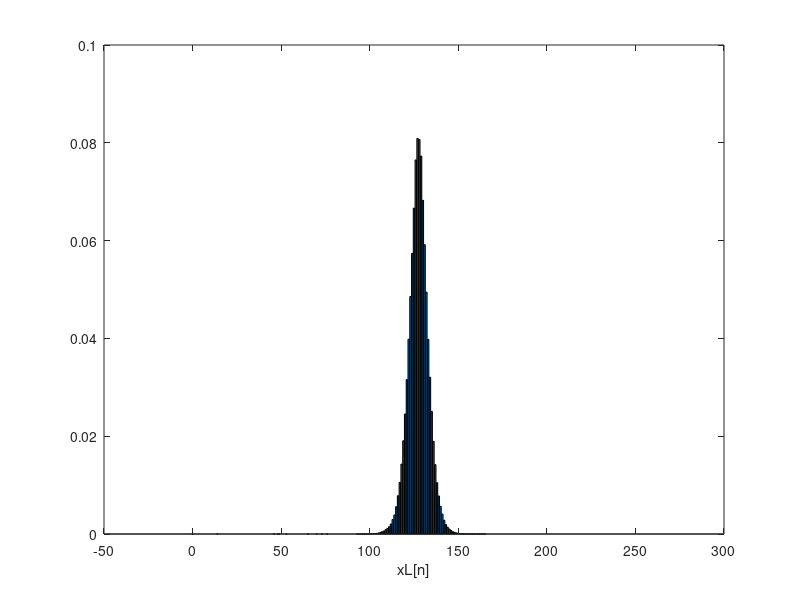
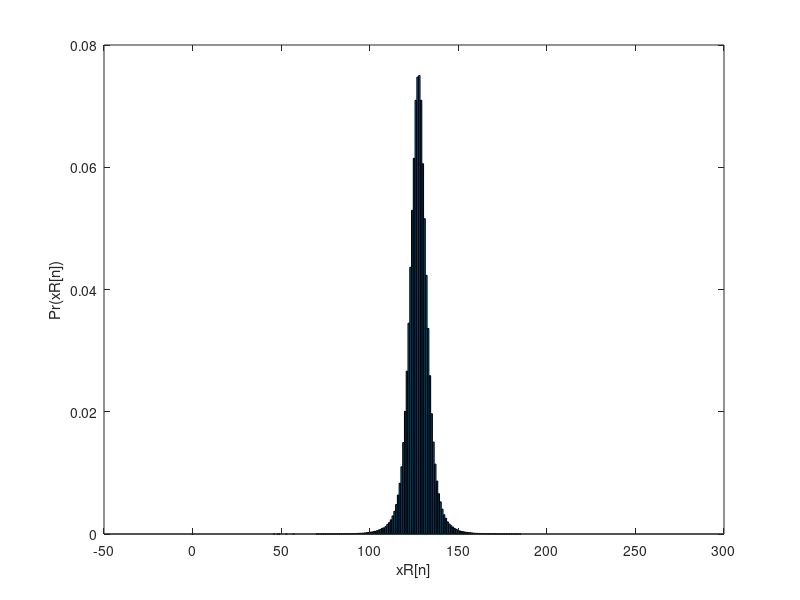

Write MATLAB code to recreate these figures, in order. (Note: this script raises an error after producing the figures.)
A = load("pmf_xL.txt");
B = load("pmf_xR.txt");
C = load("pmf_yL.txt");
D = load("pmf_yR.txt");
x = 0:1:255;
figure('Name','PMF_xL','NumberTitle','off');    %作圖
bar(x,A(:,2));
xlabel("xL[n]");
saveas(gcf,"pmf_xL.tif");
figure('Name','PMF_xR','NumberTitle','off');
bar(x,B(:,2));
xlabel("xR[n]");
ylabel("Pr(xR[n])");
saveas(gcf,"pmf_xR.tif");

x = -255:1:255;
figure('Name','PMF_yL','NumberTitle','off');
bar(x,C(:,2));
xlabel("yL[n]");
ylabel("Pr(yL[n])");
saveas(gcf,"pmf_yL.tif");
figure('Name','PMF_yR','NumberTitle','off');
bar(x,D(:,2));
xlabel("yR[n]");
ylabel("Pr(yR[n])");
saveas(gcf,"pmf_yR.tif");
%試機率為0時沒有codebook

x = 1;
y = 1;
for i = 1:256
    if(A(i,2)~=0)
        A1(x,:) = A(i,:);
        x=x+1;
    end
    if(B(i,2)~=0)
        B1(y,:) = B(i,:);
        y = y+1;
    end
end
x = 1;
y = 1;
for i = 1:511
    if(C(i,2)~=0)
        C1(x,:) = C(i,:);
        x=x+1;
    end
    if(D(i,2)~=0)
        D1(y,:) = D(i,:);
        y = y+1;
    end
end
dictXL = huffmandict(A1(:,1),A1(:,2));  %產生codebook
dictXR = huffmandict(B1(:,1),B1(:,2));
dictYL = huffmandict(C1(:,1),C1(:,2));
dictYR = huffmandict(D1(:,1),D1(:,2));
newA = cellfun(@num2str,dictXL,'un',0); %cell轉字串，沒用到
newB = cellfun(@num2str,dictXR,'un',0);
newC = cellfun(@num2str,dictYL,'un',0);
newD = cellfun(@num2str,dictYR,'un',0);

cb1 = fopen("cb_xL.txt","w");
cb2 = fopen("cb_xR.txt","w");
cb3 = fopen("cb_yL.txt","w");
cb4 = fopen("cb_yR.txt","w");
x=1;
y=1;
for i = 1:256   %輸出cb.txt
    if(A(i,2)~=0)
        fprintf(cb1,"%d %.15f ",A(i,1),A(i,2));
        for c = 1:length(dictXL{x,2})
            fprintf(cb1,"%d",dictXL{x,2}(c));
        end
        fprintf(cb1,"\n");
        x = x+1;
    else
        fprintf(cb1,"%d %.15f\n",A(i,1),A(i,2));
    end
    if(B(i,2)~=0)
        fprintf(cb2,"%d %.15f ",B(i,1),B(i,2));
        for c = 1:length(dictXR{y,2})
            fprintf(cb2,"%d",dictXR{y,2}(c));
        end
        fprintf(cb2,"\n");
        y = y+1;
    else
        fprintf(cb2,"%d %.15f\n",B(i,1),B(i,2));
    end
end
x=1;
y=1;
for i = 1:511
    if(C(i,2)~=0)
        fprintf(cb3,"%d %.15f ",C(i,1),C(i,2));
        for c = 1:length(dictYL{x,2})
            fprintf(cb3,"%d",dictYL{x,2}(c));
        end
        fprintf(cb3,"\n");
        x = x+1;
    else
        fprintf(cb3,"%d %.15f\n",C(i,1),C(i,2));
    end
    if(D(i,2)~=0)
        fprintf(cb4,"%d %.15f ",D(i,1),D(i,2));
        for c = 1:length(dictYR{y,2})
            fprintf(cb4,"%d",dictYR{y,2}(c));
        end
        fprintf(cb4,"\n");
        y = y+1;
    else
        fprintf(cb4,"%d %.15f\n",D(i,1),D(i,2));
    end
end